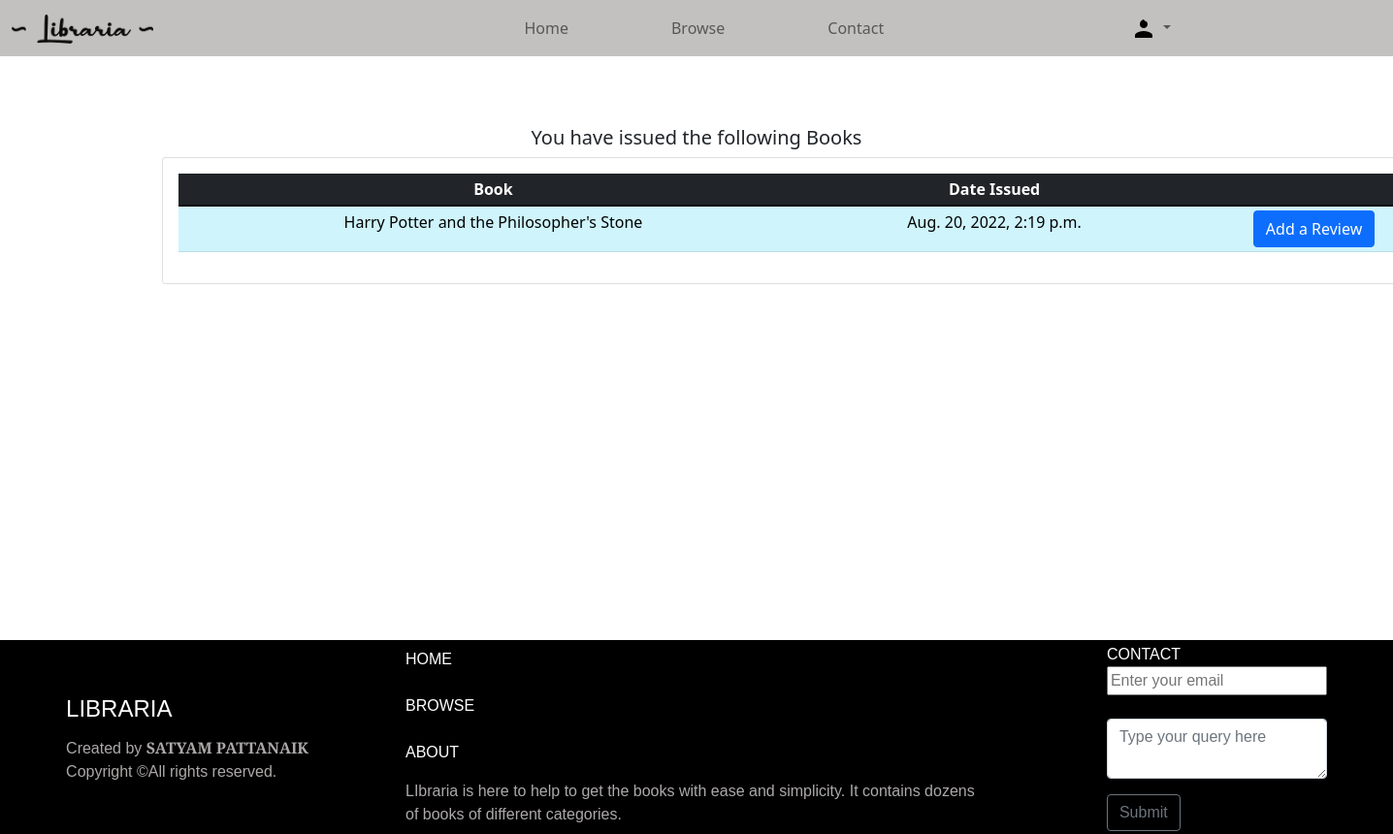
Page /mybooks/ (signed in) on the earlier database version.
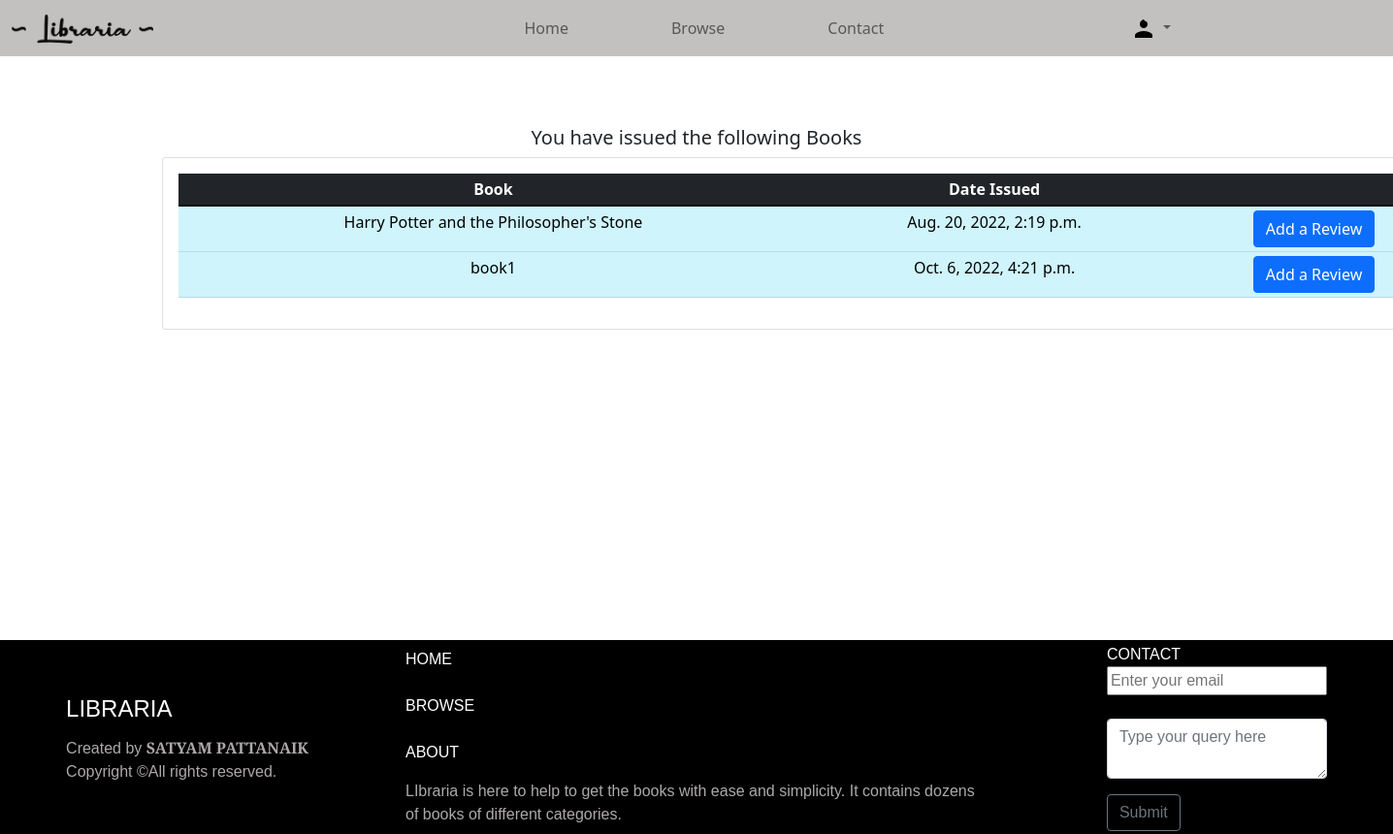
Same page on the later database version.
### accounts/models.py (models this page shows, shortened)
class Order(models.Model):
    STATUS=(('Rented','Rented'),('Pending','Pending'),('Returned','Returned'))
    user=models.ForeignKey(User,on_delete=models.CASCADE,null=True)
    book=models.ForeignKey(Book, max_length=200, on_delete=models.SET_NULL,null=True)
    status=models.CharField(max_length=200, null=True,choices=STATUS)
    dateordered=models.DateTimeField(auto_now_add=True, null=True)

class Book(models.Model):
    name=models.CharField(max_length=200, null= True)
    category=models.ManyToManyField(Category,related_name='category')
    author=models.CharField(max_length=200,null=True)
    quantity=models.IntegerField(null=True,blank=True)
    language=models.ForeignKey(Language,on_delete=models.CASCADE,null=True,blank=True)
    dimennsions=models.CharField(max_length=100,null=True,blank=True)
    description=models.TextField(max_length=5000,null=True,blank=True)
    image=models.ImageField(default='defaultbook.png',null=True,blank=True)
    upvote=models.ManyToManyField(User,blank=True,related_name='upvote')
    downvote=models.ManyToManyField(User,blank=True,related_name='downvote')

### accounts/views.py (the view)
# urls.py: path('mybooks/',views.myBooks,name='mybooks'),
@login_required(login_url='login')
def myBooks(request):
    group_admin=Group.objects.get(name='admin')
    admin_users=User.objects.filter(groups=group_admin)
    user=request.user
    orders=user.order_set.filter(status='Rented')
    context={'orders':orders,'admin_users':admin_users}
    return render(request,'accounts/mybooks.html',context)

### accounts/templates/accounts/mybooks.html (shortened to what this page needs)
{% extends 'accounts/main.html' %} {% block content %}
<br>
<br><br>
<div>
    <h5 style="text-align: center;">You have issued the following Books</h5>
    <div style="height:73vh;justify-content: center; align-items:top; display: flex; width: 70%;">
      <div class="row">
        <div class="col-md">
          <div class="card card-body" style="width: 200%;">
            <table class="table  tabble-stripped table-sm" >
              <thead class="table-dark">
              <tr >
                <th style="text-align:center;">Book</th>
                <th  style="text-align: center;">Date Issued</th>
                <th   style="text-align:center;"></th>
              </tr>
            </thead>
            <tbody  class="table-info">
              {% for i in orders %}
              <tr>
                <td style="text-align:center;">{{i.book.name}}</td>
                <td style="text-align: center;"> {{i.dateordered}}</td>
                <td style="text-align:center;" >   <a
                  class="btn btn-primary justify sm"
                  href="{% url 'addreview' i.book.id  %}"
                  role="button"
                  >Add a Review</a
                  >
                </td>
              </tr>
              {% endfor %}
            </tbody>
            </table>
          </div>
        </div>
      </div>
    </div>
  </div>
{% endblock %}

Differences in the rows shown:
added Order: book.name "book1", dateordered "Oct. 6, 2022, 4:21 p.m."
